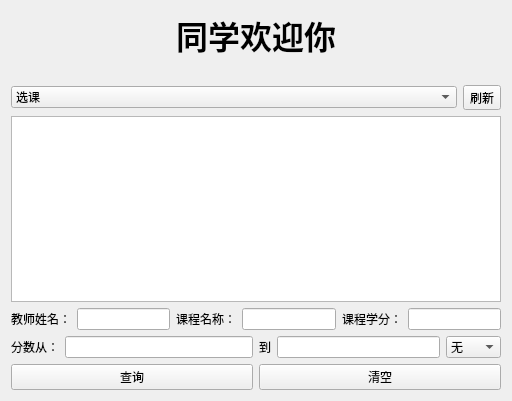
<?xml version="1.0" encoding="UTF-8"?>
<ui version="4.0">
 <class>FormStudentMode</class>
 <widget class="QWidget" name="FormStudentMode">
  <property name="geometry">
   <rect>
    <x>0</x>
    <y>0</y>
    <width>512</width>
    <height>401</height>
   </rect>
  </property>
  <property name="windowTitle">
   <string>Form</string>
  </property>
  <layout class="QVBoxLayout" name="verticalLayout">
   <item>
    <widget class="QLabel" name="labelWelcome">
     <property name="font">
      <font>
       <pointsize>24</pointsize>
       <weight>75</weight>
       <bold>true</bold>
      </font>
     </property>
     <property name="text">
      <string>同学欢迎你</string>
     </property>
     <property name="alignment">
      <set>Qt::AlignCenter</set>
     </property>
    </widget>
   </item>
   <item>
    <widget class="QLabel" name="labelStatus">
     <property name="text">
      <string/>
     </property>
    </widget>
   </item>
   <item>
    <layout class="QHBoxLayout" name="horizontalLayout_2">
     <item>
      <widget class="QComboBox" name="comboBox">
       <item>
        <property name="text">
         <string>选课</string>
        </property>
       </item>
       <item>
        <property name="text">
         <string>查询成绩和已选课程</string>
        </property>
       </item>
      </widget>
     </item>
     <item>
      <widget class="QToolButton" name="toolButtonReflash">
       <property name="text">
        <string>刷新</string>
       </property>
      </widget>
     </item>
    </layout>
   </item>
   <item>
    <widget class="QTableView" name="tableView"/>
   </item>
   <item>
    <layout class="QHBoxLayout" name="horizontalLayout_8">
     <item>
      <layout class="QHBoxLayout" name="horizontalLayout_3">
       <item>
        <widget class="QLabel" name="label_3">
         <property name="text">
          <string>教师姓名：</string>
         </property>
        </widget>
       </item>
       <item>
        <widget class="QLineEdit" name="lineEditTeacherName"/>
       </item>
      </layout>
     </item>
     <item>
      <layout class="QHBoxLayout" name="horizontalLayout_7">
       <item>
        <widget class="QLabel" name="label_6">
         <property name="text">
          <string>课程名称：</string>
         </property>
        </widget>
       </item>
       <item>
        <widget class="QLineEdit" name="lineEditCourseName"/>
       </item>
      </layout>
     </item>
     <item>
      <layout class="QHBoxLayout" name="horizontalLayout_10">
       <item>
        <widget class="QLabel" name="label_7">
         <property name="text">
          <string>课程学分：</string>
         </property>
        </widget>
       </item>
       <item>
        <widget class="QLineEdit" name="lineEditCourseCredit"/>
       </item>
      </layout>
     </item>
    </layout>
   </item>
   <item>
    <layout class="QHBoxLayout" name="horizontalLayout_4">
     <item>
      <layout class="QHBoxLayout" name="horizontalLayout_5">
       <item>
        <widget class="QLabel" name="label_4">
         <property name="text">
          <string>分数从：</string>
         </property>
        </widget>
       </item>
       <item>
        <widget class="QLineEdit" name="lineEditDownGrade"/>
       </item>
      </layout>
     </item>
     <item>
      <layout class="QHBoxLayout" name="horizontalLayout_6">
       <item>
        <widget class="QLabel" name="label_5">
         <property name="text">
          <string>到</string>
         </property>
        </widget>
       </item>
       <item>
        <widget class="QLineEdit" name="lineEditUpGrade"/>
       </item>
       <item>
        <layout class="QHBoxLayout" name="horizontalLayout">
         <item>
          <widget class="QComboBox" name="comboBoxCourseType">
           <item>
            <property name="text">
             <string>无</string>
            </property>
           </item>
           <item>
            <property name="text">
             <string>必修</string>
            </property>
           </item>
           <item>
            <property name="text">
             <string>选修</string>
            </property>
           </item>
          </widget>
         </item>
        </layout>
       </item>
      </layout>
     </item>
    </layout>
   </item>
   <item>
    <layout class="QHBoxLayout" name="horizontalLayout_9">
     <item>
      <widget class="QPushButton" name="pushButtonQuery">
       <property name="text">
        <string>查询</string>
       </property>
      </widget>
     </item>
     <item>
      <widget class="QPushButton" name="pushButtonEmpty">
       <property name="text">
        <string>清空</string>
       </property>
      </widget>
     </item>
    </layout>
   </item>
  </layout>
 </widget>
 <resources/>
 <connections/>
</ui>
